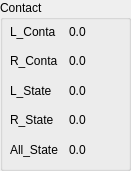
  <widget class="QGroupBox" name="groupBox_10">
   <property name="geometry">
    <rect>
     <x>1190</x>
     <y>240</y>
     <width>131</width>
     <height>171</height>
    </rect>
   </property>
   <property name="title">
    <string>Contact</string>
   </property>
   <widget class="QWidget" name="layoutWidget_6">
    <property name="geometry">
     <rect>
      <x>10</x>
      <y>20</y>
      <width>111</width>
      <height>141</height>
     </rect>
    </property>
    <layout class="QGridLayout" name="gridLayout_13">
     <item row="0" column="1">
      <widget class="QLabel" name="label_L_Contact">
       <property name="text">
        <string>0.0</string>
       </property>
      </widget>
     </item>
     <item row="2" column="1">
      <widget class="QLabel" name="label_R_Contact_flag">
       <property name="text">
        <string>0.0</string>
       </property>
      </widget>
     </item>
     <item row="0" column="0">
      <widget class="QLabel" name="label_i_motor3_31">
       <property name="minimumSize">
        <size>
         <width>0</width>
         <height>20</height>
        </size>
       </property>
       <property name="text">
        <string>L_Conta</string>
       </property>
      </widget>
     </item>
     <item row="1" column="0">
      <widget class="QLabel" name="label_i_motor3_29">
       <property name="minimumSize">
        <size>
         <width>0</width>
         <height>20</height>
        </size>
       </property>
       <property name="text">
        <string>R_Conta</string>
       </property>
      </widget>
     </item>
     <item row="3" column="1">
      <widget class="QLabel" name="label_L_Contact_flag">
       <property name="text">
        <string>0.0</string>
       </property>
      </widget>
     </item>
     <item row="1" column="1">
      <widget class="QLabel" name="label_R_Contact">
       <property name="text">
        <string>0.0</string>
       </property>
      </widget>
     </item>
     <item row="3" column="0">
      <widget class="QLabel" name="label_i_motor3_21">
       <property name="minimumSize">
        <size>
         <width>0</width>
         <height>20</height>
        </size>
       </property>
       <property name="text">
        <string>R_State</string>
       </property>
      </widget>
     </item>
     <item row="2" column="0">
      <widget class="QLabel" name="label_i_motor3_20">
       <property name="minimumSize">
        <size>
         <width>0</width>
         <height>20</height>
        </size>
       </property>
       <property name="text">
        <string>L_State</string>
       </property>
      </widget>
     </item>
     <item row="4" column="0">
      <widget class="QLabel" name="label_i_motor3_25">
       <property name="minimumSize">
        <size>
         <width>0</width>
         <height>20</height>
        </size>
       </property>
       <property name="text">
        <string>All_State</string>
       </property>
      </widget>
     </item>
     <item row="4" column="1">
      <widget class="QLabel" name="label_All_Contact_flag">
       <property name="text">
        <string>0.0</string>
       </property>
      </widget>
     </item>
    </layout>
   </widget>
  </widget>
